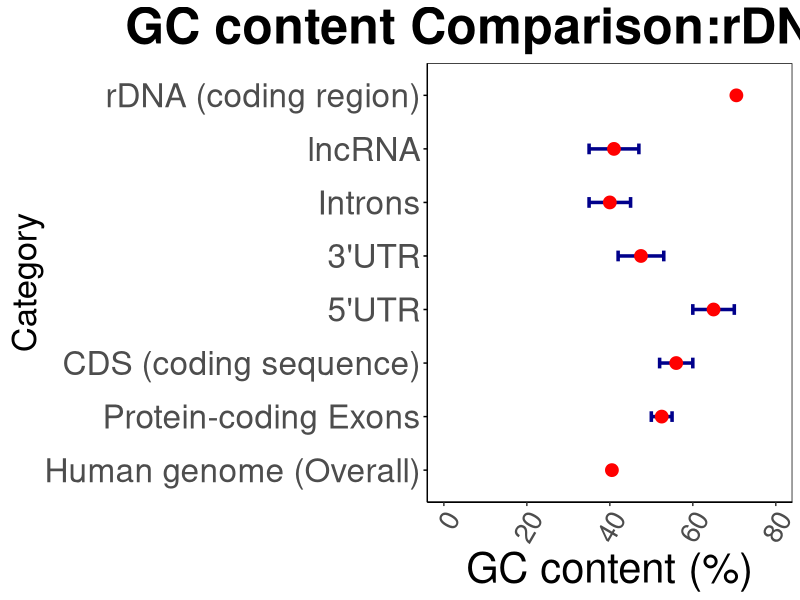
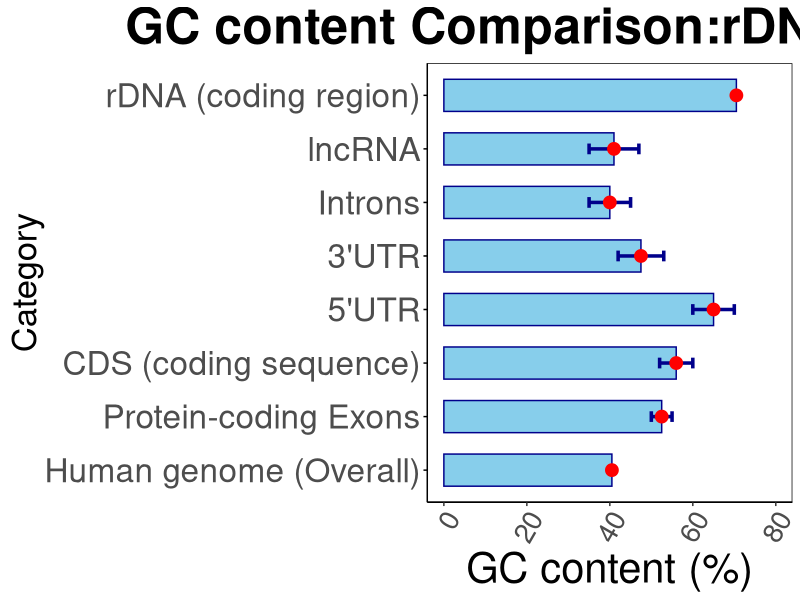

Source code (R) for these figures, in order:
# Author: Jyoti Devendra Adala under supervision of Dr. Bruce Knutson
# For updates and contributions, visit : https://github.com/adalaj

#I wanted to make bar graph for GC percent of different regions of genome. 
setwd("/Users/jyotiadala/Library/CloudStorage/OneDrive-SUNYUpstateMedicalUniversity/project/bruce_lab/project/rDNA/gc_content_human")


library(tidyverse)
library(data.table)

gc_ranges <- data.frame(
  Category = c("Human genome (Overall)", 
               "Protein-coding Exons", 
               "Introns", 
               "CDS (coding sequence)", 
               "5'UTR", 
               "3'UTR", 
               "lncRNA", 
               "rDNA (coding region)"),
  Min = c(40, 50, 35, 52, 60, 42,35, 70),
  Max = c(41, 55, 45, 60, 70, 53,47, 71)
)

gc_ranges$Category<- factor(gc_ranges$Category,
                             levels = c("Human genome (Overall)", "Protein-coding Exons",
                                        "CDS (coding sequence)", "5'UTR", "3'UTR",
                                        "Introns", "lncRNA","rDNA (coding region)"))

gc_rdna<- ggplot(gc_ranges, aes(x = Category, ymin = Min, ymax = Max)) +
  geom_errorbar(width = 0.2, color = "darkblue", size = 1.2) +
  geom_point(aes(y = (Min + Max)/2), size = 4, color = "red") +
  scale_y_continuous(limits =c(0,80), breaks=seq(0,80, by=20)) +
  labs(title = "GC content Comparison:rDNA vs Others",
       x = "Category",
       y = "GC content (%)") +
  theme(plot.title = element_text(hjust = 0.5, face = "bold"),
        text = element_text(size = 30),
        axis.line = element_line(color = "black"),
        panel.grid = element_blank(),
        panel.background = element_rect(fill = "white", color = "black"),
        axis.title.y = element_text(angle = 90, vjust = 0.5, hjust = 0.5, size = 25), # Center Y-axis title
        axis.ticks.y = element_line(color = "black"),
        axis.text.x = element_text(angle = 60, hjust = 1, size=20))+
  coord_flip() #you can remove this if you dont want then flipped ones then



ggsave("GC_content_comparison_rdna_vs_others_flipped.tiff", 
       plot =  gc_rdna, width=18, height = 10, dpi = 150)

#bruce also asked to make x axis in reverse to represent error bar


#bruce has not looked into this
gc_bar<- ggplot(gc_ranges, aes(x = Category, y= (Min+Max)/2)) +
  geom_col(fill = "skyblue", color = "darkblue", width = 0.6) +  # Bar plot
  geom_errorbar(aes(ymin=Min, ymax=Max), width = 0.2, color = "darkblue", size = 1.2) +
  geom_point(aes(y = (Min + Max)/2), size = 4, color = "red") +
  scale_y_continuous(limits =c(0,80), breaks=seq(0,80, by=20)) +
  labs(title = "GC content Comparison:rDNA vs Others",
       x = "Category",
       y = "GC content (%)") +
  theme(plot.title = element_text(hjust = 0.5, face = "bold"),
        text = element_text(size = 30),
        axis.line = element_line(color = "black"),
        panel.grid = element_blank(),
        panel.background = element_rect(fill = "white", color = "black"),
        axis.title.y = element_text(angle = 90, vjust = 0.5, hjust = 0.5, size = 25), # Center Y-axis title
        axis.ticks.y = element_line(color = "black"),
        axis.text.x = element_text(angle = 60, hjust = 1, size=20))+
  coord_flip() #you can remove this if you dont want then flipped ones then

ggsave("GC_content_comparison_rdna_vs_others_bar_flipped.tiff", 
       plot =  gc_bar, width=18, height = 10, dpi = 150)


